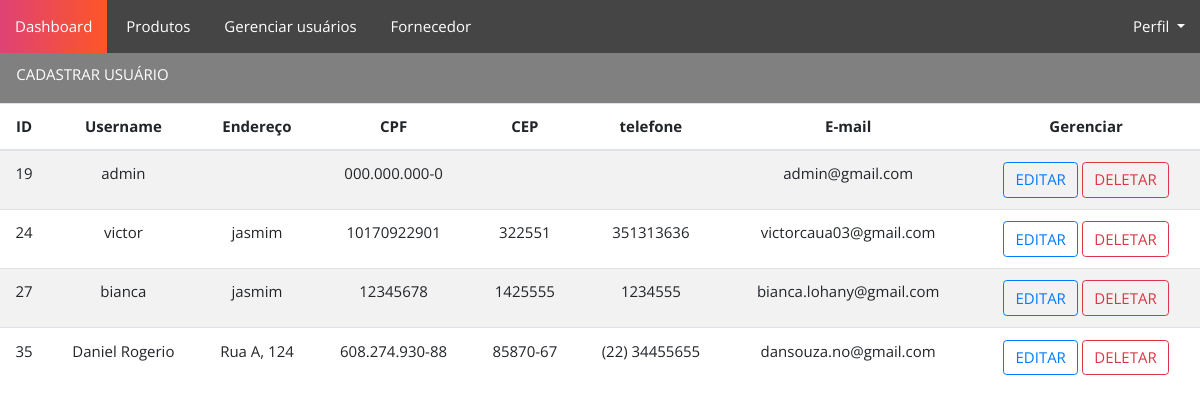
Screenshot of /funcionario/ with the database file from the repository.
### CRUDfuncionario/models.py (models this page shows, shortened)
class Funcionario(AbstractUser):
    idFuncionario = models.AutoField(primary_key=True)
    nivelDeAcesso = models.IntegerField(default=1)
    enderecoFuncionario = models.CharField(max_length=30)
    CPF = CPFField('CPF',default='000.000.000-0')
    CEP = models.CharField(max_length=8, validators =[valida_cep])
    telefone = models.CharField(max_length=20)
    funcao = models.CharField(max_length=30)
    username = models.CharField(max_length=30,default='default_username', unique=True,
                                validators=[valida_texto])
    password = models.CharField(max_length=100, default='default_password')
    email = models.EmailField(unique=True, default='daniel@gmail.com',
                              validators = [EmailValidator(message="Insira um endereco de email valído")])

### CRUDfuncionario/views.py (the view)
# urls.py: path('', Funcionarios),
def Funcionarios(request):
    funcionarios = Funcionario.objects.all()
    return render(request, "funcionarios.html", {"funcionarios": funcionarios})

### CRUDfuncionario/templates/funcionarios.html (shortened to what this page needs)
{% extends 'base.html' %}
{% load static %}
{% block content%}
<link rel="stylesheet" href="{% static 'css/crudfuncionario.css' %}">
<div class="retangulo">
    <ul>
        <li>
            <button type="button" class="btn btn-transparent" data-toggle="modal" data-target=".bd-cadastro-modal-lg">
                CADASTRAR USUÁRIO
            </button>
        </li>
    </ul>
</div>
        <table class="table table-striped">
            <thead class="thead">
                <tr>
                    <th scope="col">ID</th>
                    <th scope="col">Username</th>
                    <th scope="col">Endereço</th>
                    <th scope="col">CPF</th>
                    <th scope="col">CEP</th>
                    <th scope="col">telefone</th>
                    <th scope="col">E-mail</th>
                    <th scope="col">Gerenciar</th>
                </tr>
            </thead>
            <tbody>
                {% for funcionario in funcionarios %}
                <tr>
                    <td>{{ funcionario.idFuncionario }}</td>
                    <td>{{ funcionario.username }}</td>
                    <td>{{ funcionario.enderecoFuncionario }}</td>
                    <td>{{ funcionario.CPF }}</td>
                    <td>{{ funcionario.CEP }}</td>
                    <td>{{ funcionario.telefone }}</td>
                    <td>{{ funcionario.email }}</td>
                    <td>
                        <a href="{% url 'editar_view' funcionario.idFuncionario %}" class="btn btn-outline-primary">EDITAR</a>
                        <a href="{% url 'delete_view' funcionario.idFuncionario %}" class="btn btn-outline-danger">DELETAR</a>
                    </td>
                </tr>
                {% endfor %}
            </tbody>
        </table>
{% endblock %}

### dashboard/Static/css/base.css (style rules this page uses)
* { margin:auto; padding: 0; box-sizing: border-box; font-family: 'Open Sans', sans-serif; font-size: 15px ; }
dl, ol, ul { margin-top: 0; margin-bottom: auto; }

### CRUDfuncionario/static/css/crudfuncionario.css (style rules this page uses)
* { margin:auto; padding: 0; box-sizing: border-box; font-family: 'Open Sans', sans-serif; font-size: 15px; }
.retangulo ul { height: 50px; background-color: grey; }
.retangulo ul li { display: inline; }
.btn-transparent { margin: 5px; background: transparent; border: none; transition: background .3s; color: white; }
.table thead th, .table tbody td { text-align: center; }
dl, ol, ul { margin-top: 0; margin-bottom: auto; }

### rows the page displays
Funcionario: idFuncionario "19", username "admin", CPF "000.000.000-0", email "admin@gmail.com"
Funcionario: idFuncionario "24", username "victor", enderecoFuncionario "jasmim", CPF "10170922901", CEP "322551", telefone "351313636", email "victorcaua03@gmail.com"
Funcionario: idFuncionario "27", username "bianca", enderecoFuncionario "jasmim", CPF "12345678", CEP "1425555", telefone "1234555", email "bianca.lohany@gmail.com"
Funcionario: idFuncionario "35", username "Daniel Rogerio", enderecoFuncionario "Rua A, 124", CPF "608.274.930-88", CEP "85870-67", telefone "(22) 34455655", email "dansouza.no@gmail.com"
